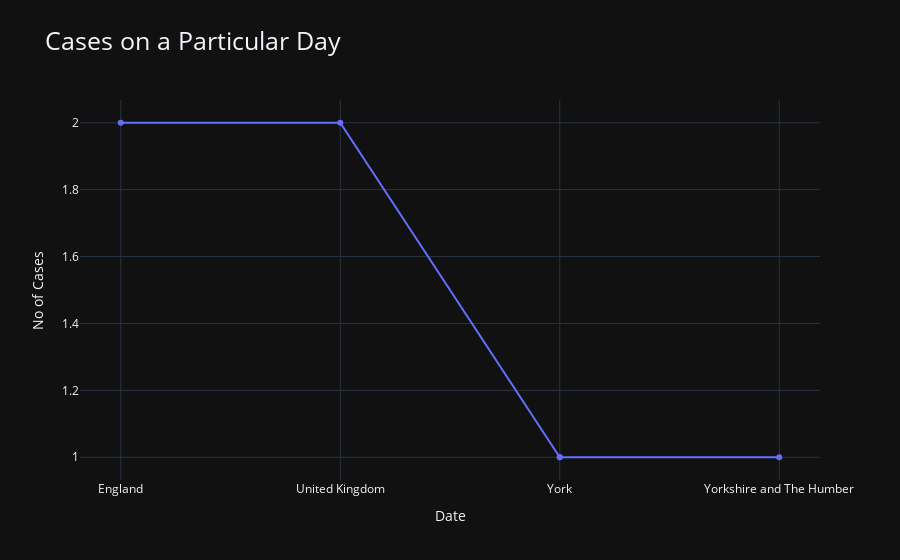

The notebook cell saved with this chart:
### Code cell
# Plotting Cases on that particular date and in cases in Top 10 corressponding city

fig = go.Figure(data=go.Scatter(x=CasesOnaDay_Top10_Places['areaName'], y=CasesOnaDay_Top10_Places['Total_cases']))

fig.update_layout(
    title="Cases on a Particular Day",
    xaxis_title="Date",
    yaxis_title="No of Cases",
    template="plotly_dark", 
    title_font_size=25,

)

fig.show()

### Figure 1 — Plotly figure (JSON) as saved in the notebook; plotly's stock layout.template omitted (floating-point values rounded to 4 significant figures)
{"data": [{"type": "scatter", "x": ["England", "United Kingdom", "York", "Yorkshire and The Humber", "York"], "y": [2, 2, 1, 1, 1]}], "layout": {"title": {"font": {"size": 25}, "text": "Cases on a Particular Day"}, "xaxis": {"title": {"text": "Date"}}, "yaxis": {"title": {"text": "No of Cases"}}}}
